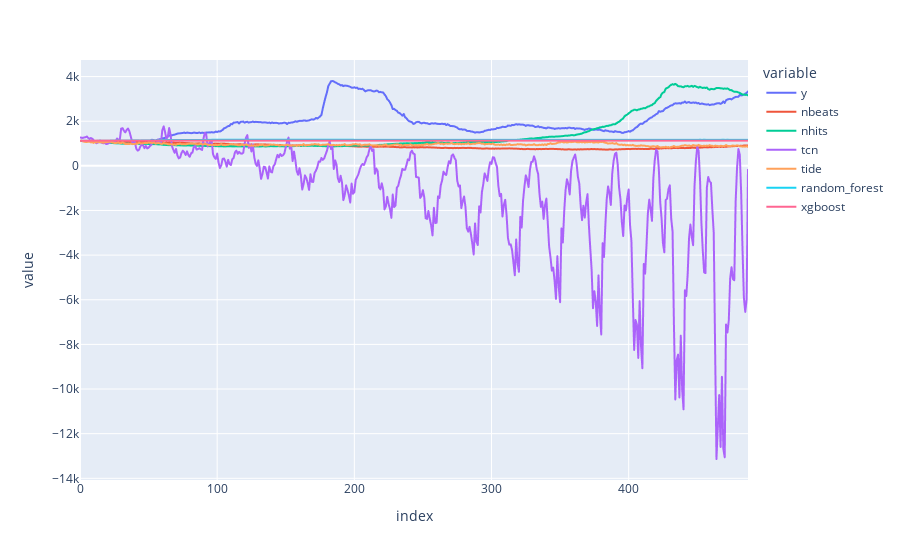

The code cell stored with this chart in its notebook:
### Code cell
px.line(
    results,
    x=results.index,
    y=[
        "y",
        "nbeats",
        "nhits",
        "tcn",
        "tide",
        "random_forest",
        "xgboost",
    ],
)

### Figure 1 — Plotly figure (JSON) as saved in the notebook; plotly's stock layout.template omitted (floating-point values rounded to 4 significant figures; data arrays with more than 128 entries replaced by an {"elided": "..."} marker saying what was removed)
{"data": [{"hovertemplate": "variable=y<br>index=%{x}<br>value=%{y}<extra></extra>", "legendgroup": "y", "line": {"color": "#636efa", "dash": "solid"}, "marker": {"symbol": "circle"}, "mode": "lines", "name": "y", "showlegend": true, "type": "scattergl", "x": {"elided": "488 int values"}, "xaxis": "x", "y": {"elided": "488 float values"}, "yaxis": "y"}, {"hovertemplate": "variable=nbeats<br>index=%{x}<br>value=%{y}<extra></extra>", "legendgroup": "nbeats", "line": {"color": "#EF553B", "dash": "solid"}, "marker": {"symbol": "circle"}, "mode": "lines", "name": "nbeats", "showlegend": true, "type": "scattergl", "x": {"elided": "488 int values"}, "xaxis": "x", "y": {"elided": "488 float values"}, "yaxis": "y"}, {"hovertemplate": "variable=nhits<br>index=%{x}<br>value=%{y}<extra></extra>", "legendgroup": "nhits", "line": {"color": "#00cc96", "dash": "solid"}, "marker": {"symbol": "circle"}, "mode": "lines", "name": "nhits", "showlegend": true, "type": "scattergl", "x": {"elided": "488 int values"}, "xaxis": "x", "y": {"elided": "488 float values"}, "yaxis": "y"}, {"hovertemplate": "variable=tcn<br>index=%{x}<br>value=%{y}<extra></extra>", "legendgroup": "tcn", "line": {"color": "#ab63fa", "dash": "solid"}, "marker": {"symbol": "circle"}, "mode": "lines", "name": "tcn", "showlegend": true, "type": "scattergl", "x": {"elided": "488 int values"}, "xaxis": "x", "y": {"elided": "488 float values"}, "yaxis": "y"}, {"hovertemplate": "variable=tide<br>index=%{x}<br>value=%{y}<extra></extra>", "legendgroup": "tide", "line": {"color": "#FFA15A", "dash": "solid"}, "marker": {"symbol": "circle"}, "mode": "lines", "name": "tide", "showlegend": true, "type": "scattergl", "x": {"elided": "488 int values"}, "xaxis": "x", "y": {"elided": "488 float values"}, "yaxis": "y"}, {"hovertemplate": "variable=random_forest<br>index=%{x}<br>value=%{y}<extra></extra>", "legendgroup": "random_forest", "line": {"color": "#19d3f3", "dash": "solid"}, "marker": {"symbol": "circle"}, "mode": "lines", "name": "random_forest", "showlegend": true, "type": "scattergl", "x": {"elided": "488 int values"}, "xaxis": "x", "y": {"elided": "488 float values"}, "yaxis": "y"}, {"hovertemplate": "variable=xgboost<br>index=%{x}<br>value=%{y}<extra></extra>", "legendgroup": "xgboost", "line": {"color": "#FF6692", "dash": "solid"}, "marker": {"symbol": "circle"}, "mode": "lines", "name": "xgboost", "showlegend": true, "type": "scattergl", "x": {"elided": "488 int values"}, "xaxis": "x", "y": {"elided": "488 float values"}, "yaxis": "y"}], "layout": {"legend": {"title": {"text": "variable"}, "tracegroupgap": 0}, "margin": {"t": 60}, "xaxis": {"anchor": "y", "domain": [0, 1], "title": {"text": "index"}}, "yaxis": {"anchor": "x", "domain": [0, 1], "title": {"text": "value"}}}}
